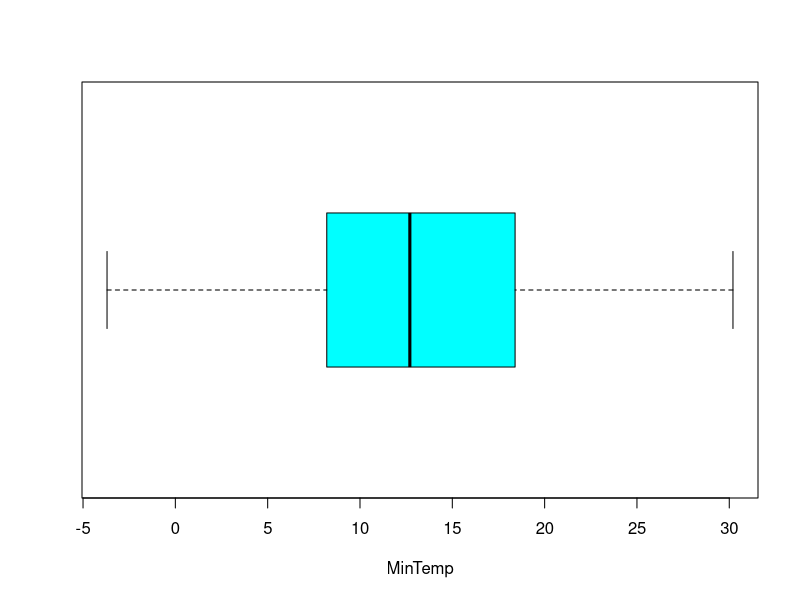
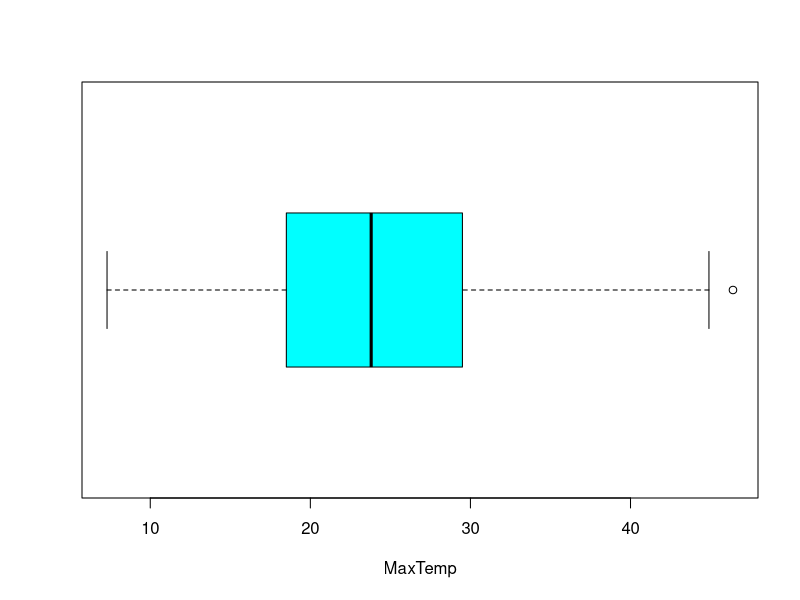
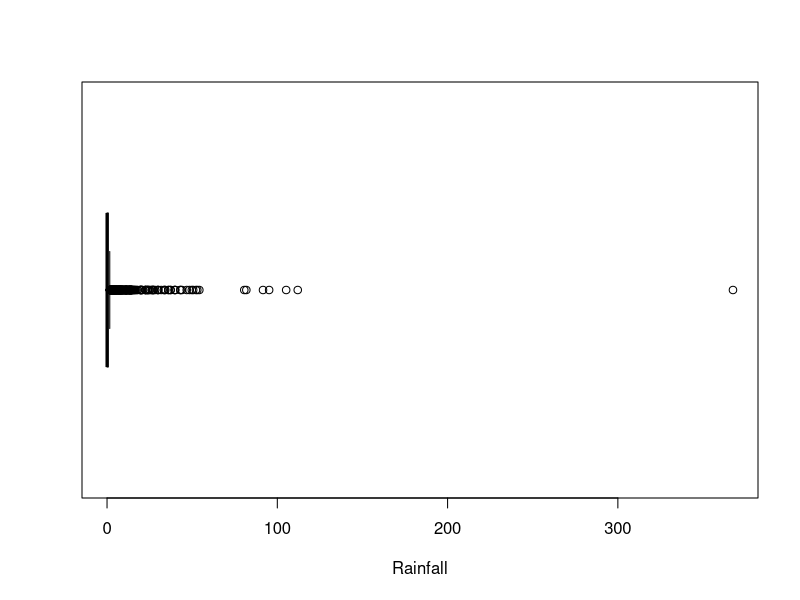
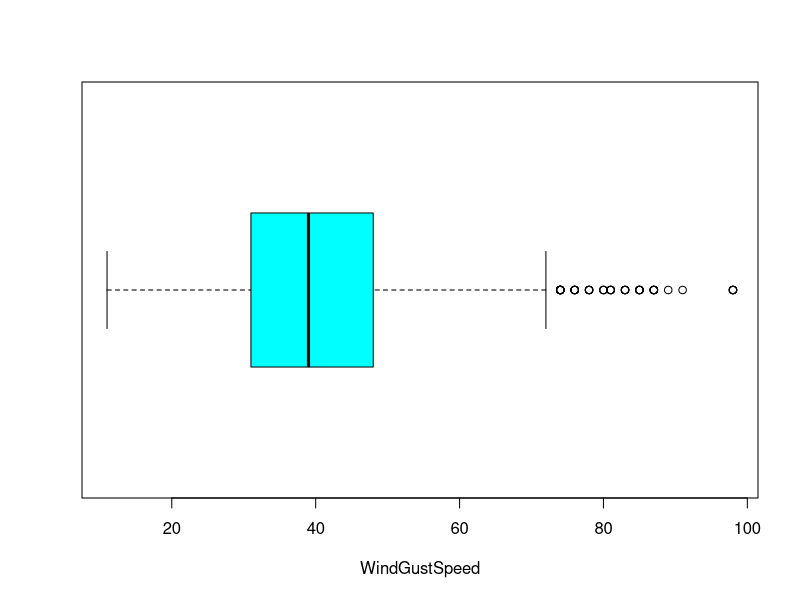
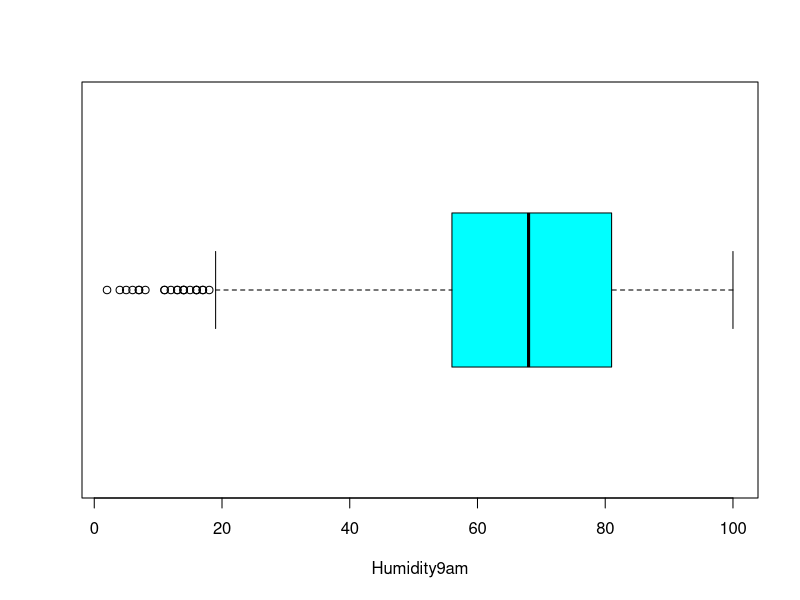
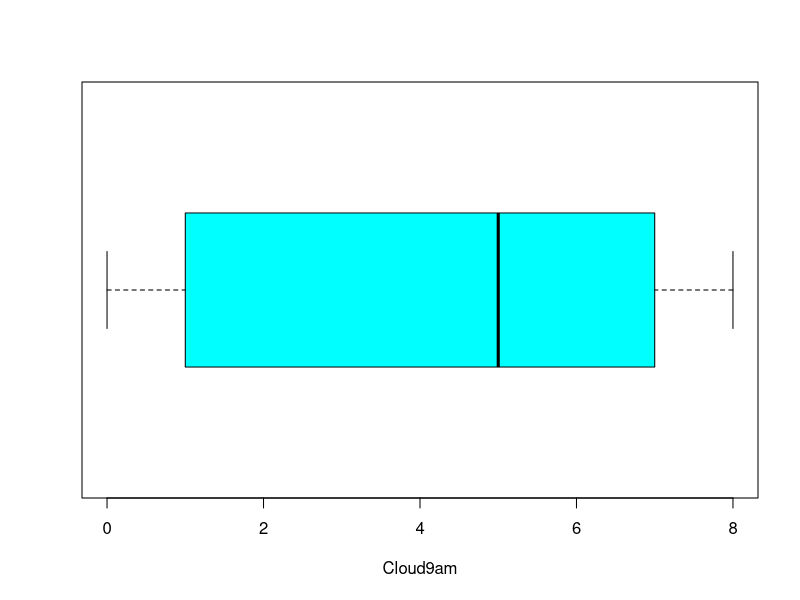
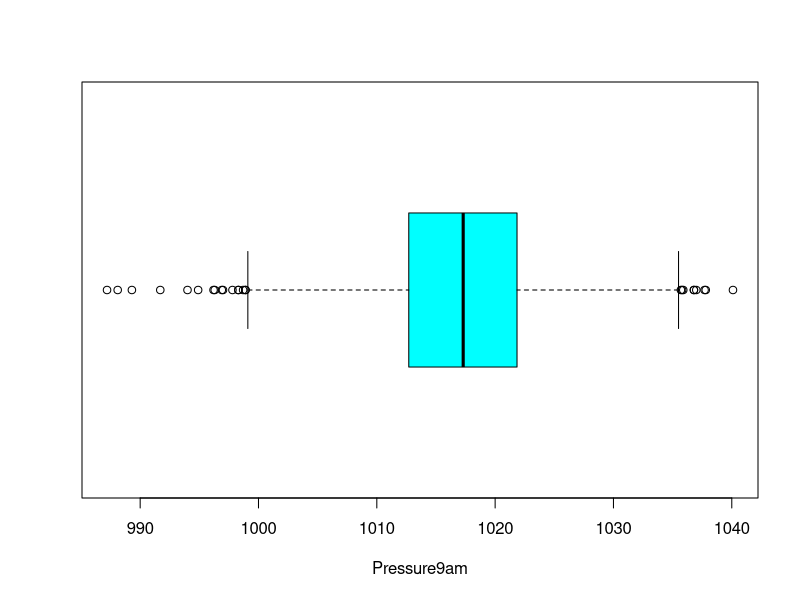
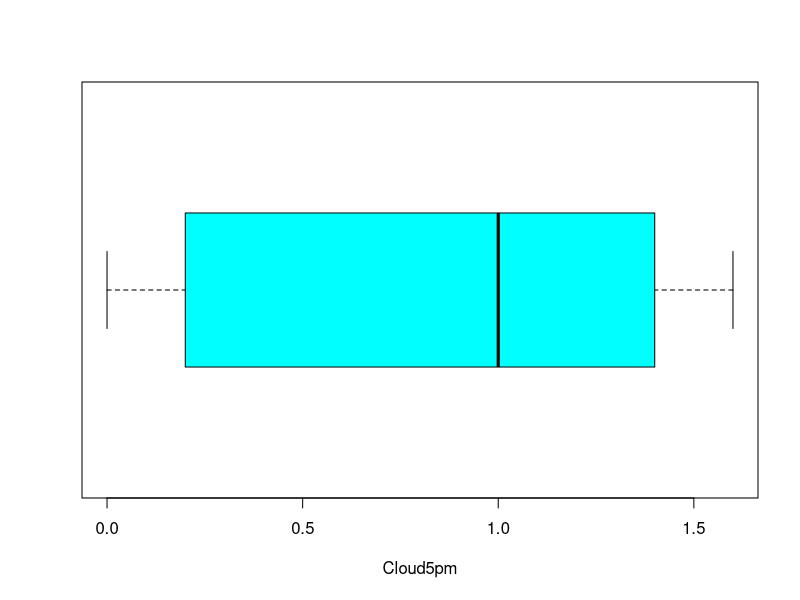

Write R code to recreate these figures, in order.
## ---- chunk 1

data<-read.csv("weather_data_train.csv", header=TRUE)

## ---- chunk 2

dim(data)

## ---- chunk 3

summary(data)

## ---- chunk 4
str(data)
## ---- chunk 5
for (i in names(data)) {
  col <- data[[i]]
  uniques <- unique(col)
  cnt <- length(uniques)
  cat('Za atribut', i, 'imamo', cnt, 'različitih vrijednosti\n');
}
## ---- chunk 6
colSums(is.na(data)) 
## ---- chunk 7
IQR(data$MinTemp, na.rm=TRUE)
IQR(data$MaxTemp, na.rm=TRUE)
IQR(data$Rainfall, na.rm=TRUE)
IQR(data$WindGustSpeed, na.rm=TRUE)
IQR(data$Humidity9am, na.rm=TRUE)
IQR(data$Cloud9am, na.rm=TRUE)
IQR(data$Pressure9am, na.rm=TRUE)
IQR(data$Cloud5pm, na.rm=TRUE)
## ---- chunk 8
range(data$MinTemp, na.rm=TRUE)
range(data$MaxTemp, na.rm=TRUE)
range(data$Rainfall, na.rm=TRUE)
range(data$WindGustSpeed, na.rm=TRUE)
range(data$Humidity9am, na.rm=TRUE)
range(data$Cloud9am, na.rm=TRUE)
range(data$Pressure9am, na.rm=TRUE)
range(data$Cloud5pm, na.rm=TRUE)
## ---- chunk 9
library(statip)
midrange(data$MinTemp, na_rm=TRUE)
midrange(data$MaxTemp, na_rm=TRUE)
midrange(data$Rainfall, na_rm=TRUE)
midrange(data$WindGustSpeed, na_rm=TRUE)
midrange(data$Humidity9am, na_rm=TRUE)
midrange(data$Cloud9am, na_rm=TRUE)
midrange(data$Pressure9am, na_rm=TRUE)
midrange(data$Cloud5pm, na_rm=TRUE)
## ---- chunk 10
getmode <- function(v) {
 uniqv <- unique(v)
 uniqv[which.max(tabulate(match(v, uniqv)))]
}

getmode(data$MinTemp)
getmode(data$MaxTemp)
getmode(data$Rainfall)
getmode(data$WindGustSpeed)
getmode(data$Humidity9am)
getmode(data$Cloud9am)
getmode(data$Pressure9am)
getmode(data$Cloud5pm)

## ---- chunk 11
sd(data$MinTemp, na.rm=TRUE)
sd(data$MaxTemp, na.rm=TRUE)
sd(data$Rainfall, na.rm=TRUE)
sd(data$WindGustSpeed, na.rm=TRUE)
sd(data$Humidity9am, na.rm=TRUE)
sd(data$Cloud9am, na.rm=TRUE)
sd(data$Pressure9am, na.rm=TRUE)
sd(data$Cloud5pm, na.rm=TRUE)
## ---- chunk 12
var(data$MinTemp, na.rm=TRUE)
var(data$MaxTemp, na.rm=TRUE)
var(data$Rainfall, na.rm=TRUE)
var(data$WindGustSpeed, na.rm=TRUE)
var(data$Humidity9am, na.rm=TRUE)
var(data$Cloud9am, na.rm=TRUE)
var(data$Pressure9am, na.rm=TRUE)
var(data$Cloud5pm, na.rm=TRUE)
## ---- chunk 13
boxplot(data$MinTemp, horizontal = TRUE, col = 'cyan', xlab = 'MinTemp')
## ---- chunk 14
boxplot(data$MaxTemp, horizontal = TRUE, col = 'cyan', xlab = 'MaxTemp')
## ---- chunk 15
boxplot(data$Rainfall, horizontal = TRUE, col = 'cyan', xlab = 'Rainfall')
## ---- chunk 16
boxplot(data$WindGustSpeed, horizontal = TRUE, col = 'cyan', xlab = 'WindGustSpeed')
## ---- chunk 17
boxplot(data$Humidity9am, horizontal = TRUE, col = 'cyan', xlab = 'Humidity9am')
## ---- chunk 18
boxplot(data$Cloud9am, horizontal = TRUE, col = 'cyan', xlab = 'Cloud9am')
## ---- chunk 19
boxplot(data$Pressure9am, horizontal = TRUE, col = 'cyan', xlab = 'Pressure9am')
## ---- chunk 20
boxplot(data$Cloud5pm, horizontal = TRUE, col = 'cyan', xlab = 'Cloud5pm')
## ---- chunk 21
library(ggplot2)

ggplot(data, aes(x = MinTemp, fill = RainTomorrow)) + 
  geom_density(alpha = 0.6) +
  labs(x = "MinTemp", y = "") +
  ggtitle("Padavina kiše u odnosu na min temperaturu") +
  scale_fill_manual(values = c("rosybrown3","lightsteelblue3")) + theme_classic()

ggplot(data, aes(x = MaxTemp, fill = RainTomorrow)) + 
  geom_density(alpha = 0.6) +
  labs(x = "MaxTemp", y = "") +
  ggtitle("Padavina kiše u odnosu na max temperaturu") +
  scale_fill_manual(values = c("rosybrown3","lightsteelblue3")) + theme_classic()


ggplot(data, aes(x = Rainfall, fill = RainTomorrow)) + 
  geom_density(alpha = 0.6) +
  labs(x = "Rainfall", y = "") +
  ggtitle("Padavina kiše u odnosu na max temperaturu") +
  scale_fill_manual(values = c("rosybrown3","lightsteelblue3")) + theme_classic()


ggplot(data, aes(x = WindGustSpeed, fill = RainTomorrow)) + 
  geom_density(alpha = 0.6) +
  labs(x = "WindGustSpeed", y = "") +
  ggtitle("Padavina kiše u odnosu na jačinu vjetra") +
  scale_fill_manual(values = c("rosybrown3","lightsteelblue3")) + theme_classic()



ggplot(data, aes(x = Humidity9am, fill = RainTomorrow)) + 
  geom_density(alpha = 0.6) +
  labs(x = "Humidity9am", y = "") +
  ggtitle("Padavina kiše u odnosu na vlažnost u 09:00") +
  scale_fill_manual(values = c("rosybrown3","lightsteelblue3")) + theme_classic()



ggplot(data, aes(x = Cloud9am, fill = RainTomorrow)) + 
  geom_density(alpha = 0.6) +
  labs(x = "Cloud9am", y = "") +
  ggtitle("Padavina kiše u odnosu na oblačnost u 09:00") +
  scale_fill_manual(values = c("rosybrown3","lightsteelblue3")) + theme_classic()



ggplot(data, aes(x = Pressure9am, fill = RainTomorrow)) + 
  geom_density(alpha = 0.6) +
  labs(x = "Pressure9am", y = "") +
  ggtitle("Padavina kiše u odnosu na pritisak u 09:00") +
  scale_fill_manual(values = c("rosybrown3","lightsteelblue3")) + theme_classic()




ggplot(data, aes(x = Cloud5pm, fill = RainTomorrow)) + 
  geom_density(alpha = 0.6) +
  labs(x = "Cloud5pm", y = "") +
  ggtitle("Padavina kiše u odnosu na oblačnost u 17:00") +
  scale_fill_manual(values = c("rosybrown3","lightsteelblue3")) + theme_classic()
